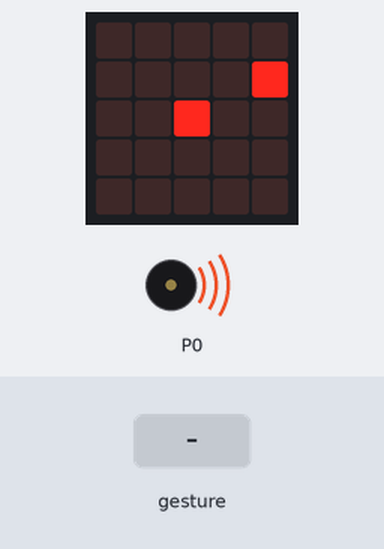
A program run on a simulated BBC micro:bit (MakeCode). On the bench: the board's 5×5 LED display, buzzer (waves = sounding). The inputs (shaded band) are chosen by the test bench. Random numbers come from a fixed seed; a tilt is held for 1.5 s and a shake lasts 1 s, then the board lies face up again.

Above: at 0.9 s.
1.3 s: gesture 'logo down'
At 1.91 s:
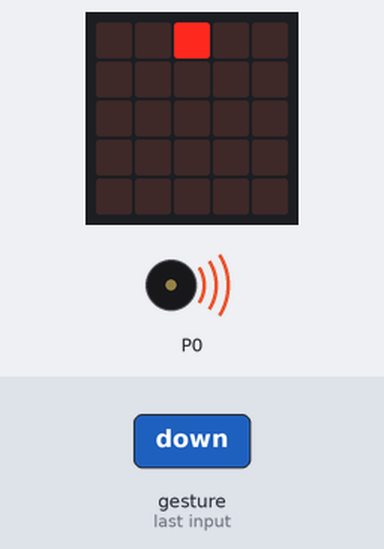
3.5 s: gesture 'logo up'
At 3.92 s:
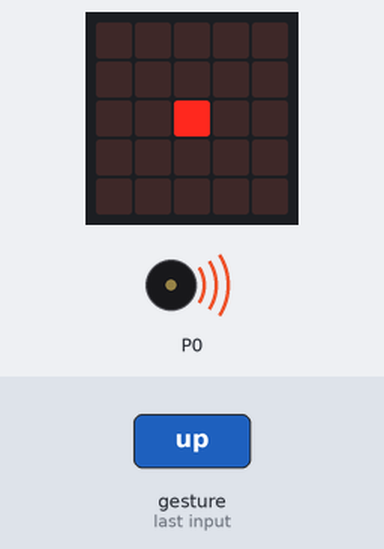
5.9 s: gesture 'tilt right'
At 6.3 s:
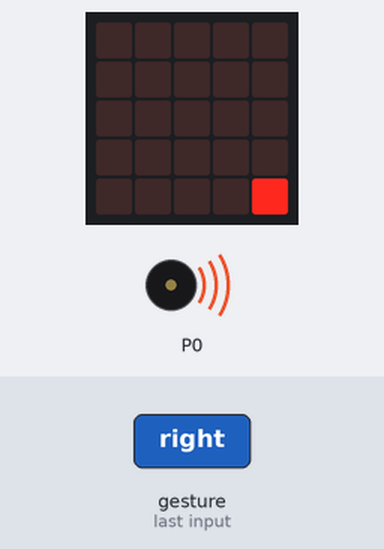
8.1 s: gesture 'tilt left'
At 8.92 s:
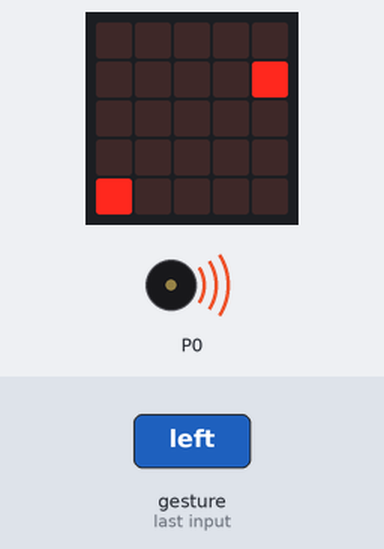
10.5 s: gesture 'logo down'
At 10.73 s:
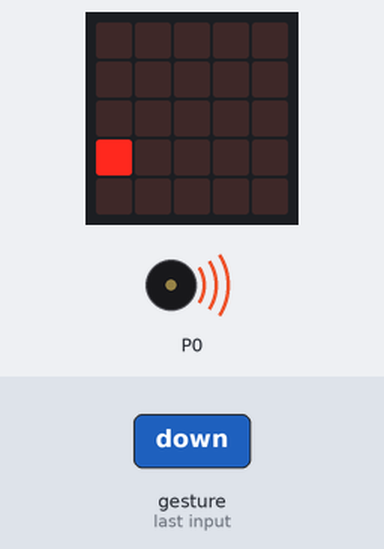
12.6 s: gesture 'tilt right'
At 13.91 s:
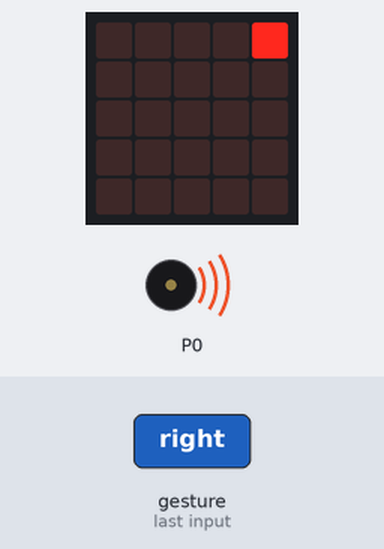
Timing chart, 0 to 15.7 s (numbered marks = the images above; inputs shaded):
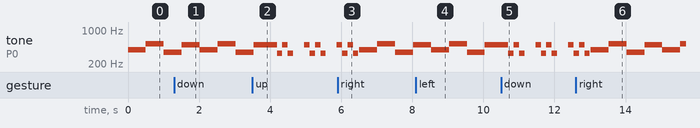

Measured:
- by itself, tone on P0: plays 494 Hz for 0.15 s, 330 Hz for 0.15 s, 392 Hz for 0.51 s, 523 Hz for 0.51 s, 349 Hz for 0.51 s, 494 Hz for 0.51 s … (8 notes in this stretch)

The program:

main.ts
```typescript
input.onGesture(Gesture.LogoDown, function () {
    while (input.isGesture(Gesture.LogoDown)) {
        led.unplot(x, y)
        y += -1
        basic.pause(200)
    }
})
input.onGesture(Gesture.TiltRight, function () {
    while (input.isGesture(Gesture.TiltRight)) {
        led.unplot(x, y)
        x += 1
        basic.pause(200)
    }
})
input.onGesture(Gesture.LogoUp, function () {
    while (input.isGesture(Gesture.LogoUp)) {
        led.unplot(x, y)
        y += 1
        basic.pause(200)
    }
})
input.onGesture(Gesture.TiltLeft, function () {
    while (input.isGesture(Gesture.TiltLeft)) {
        led.unplot(x, y)
        x += -1
        basic.pause(200)
    }
})
let x = 0
let y = 0
y = 2
x = 2
let y_2 = randint(0, 4)
let x_2 = randint(0, 4)
let zichtbaar = "ja"
basic.forever(function () {
    if (x == 5) {
        x += -1
    } else if (y == 5) {
        y += -1
    } else if (x == -1) {
        x += 1
    } else if (y == -1) {
        y += 1
    } else if (x_2 == 0) {
        x_2 += -1
    } else if (y_2 == 0) {
        y_2 += -1
    } else if (x_2 == -1) {
        x_2 += 1
    } else if (y_2 == -1) {
        y_2 += 1
    }
})
basic.forever(function () {
    music.playMelody("G C5 F B G C5 F B ", 120)
    music.playMelody("B E B E - - B E ", 400)
    music.playMelody("B E - - B E B E ", 400)
})
basic.forever(function () {
    led.plotBrightness(x, y, 255)
    if (x == x_2 && y == y_2) {
        basic.clearScreen()
        basic.showIcon(IconNames.Happy)
        basic.pause(50)
        basic.clearScreen()
        y_2 = randint(0, 4)
        x_2 = randint(0, 4)
    }
})
loops.everyInterval(200, function () {
    if (zichtbaar == "ja") {
        led.plotBrightness(x_2, y_2, 255)
        zichtbaar = "nee"
    } else {
        led.unplot(x_2, y_2)
        zichtbaar = "ja"
    }
})
```

test.ts
```typescript
// tests gaan hier; deze zal niet worden gecompileerd wanneer dit pakket wordt gebruikt als extensie.
```
